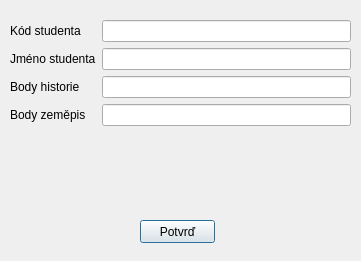
<?xml version="1.0" encoding="UTF-8"?>
<ui version="4.0">
 <class>Dialog</class>
 <widget class="QDialog" name="Dialog">
  <property name="geometry">
   <rect>
    <x>0</x>
    <y>0</y>
    <width>361</width>
    <height>261</height>
   </rect>
  </property>
  <property name="windowTitle">
   <string>Dialog</string>
  </property>
  <widget class="QLabel" name="label_response">
   <property name="geometry">
    <rect>
     <x>10</x>
     <y>150</y>
     <width>341</width>
     <height>61</height>
    </rect>
   </property>
   <property name="text">
    <string/>
   </property>
  </widget>
  <widget class="QPushButton" name="pushButton">
   <property name="geometry">
    <rect>
     <x>140</x>
     <y>220</y>
     <width>75</width>
     <height>23</height>
    </rect>
   </property>
   <property name="text">
    <string>Potvrď</string>
   </property>
  </widget>
  <widget class="QWidget" name="">
   <property name="geometry">
    <rect>
     <x>10</x>
     <y>20</y>
     <width>341</width>
     <height>119</height>
    </rect>
   </property>
   <layout class="QFormLayout" name="formLayout">
    <item row="0" column="0">
     <widget class="QLabel" name="label">
      <property name="text">
       <string>Kód studenta</string>
      </property>
      <property name="buddy">
       <cstring>lineEdit</cstring>
      </property>
     </widget>
    </item>
    <item row="0" column="1">
     <widget class="QLineEdit" name="lineEdit"/>
    </item>
    <item row="1" column="0">
     <widget class="QLabel" name="label_2">
      <property name="text">
       <string>Jméno studenta</string>
      </property>
      <property name="buddy">
       <cstring>lineEdit_2</cstring>
      </property>
     </widget>
    </item>
    <item row="1" column="1">
     <widget class="QLineEdit" name="lineEdit_2"/>
    </item>
    <item row="2" column="0">
     <widget class="QLabel" name="label_3">
      <property name="text">
       <string>Body historie</string>
      </property>
      <property name="buddy">
       <cstring>lineEdit_3</cstring>
      </property>
     </widget>
    </item>
    <item row="2" column="1">
     <widget class="QLineEdit" name="lineEdit_3"/>
    </item>
    <item row="3" column="0">
     <widget class="QLabel" name="label_4">
      <property name="text">
       <string>Body zeměpis</string>
      </property>
      <property name="buddy">
       <cstring>lineEdit_4</cstring>
      </property>
     </widget>
    </item>
    <item row="3" column="1">
     <widget class="QLineEdit" name="lineEdit_4"/>
    </item>
   </layout>
  </widget>
 </widget>
 <resources/>
 <connections>
  <connection>
   <sender>pushButton</sender>
   <signal>pressed()</signal>
   <receiver>Dialog</receiver>
   <slot>disp_message()</slot>
   <hints>
    <hint type="sourcelabel">
     <x>183</x>
     <y>233</y>
    </hint>
    <hint type="destinationlabel">
     <x>289</x>
     <y>227</y>
    </hint>
   </hints>
  </connection>
 </connections>
 <slots>
  <slot>disp_message()</slot>
 </slots>
</ui>
